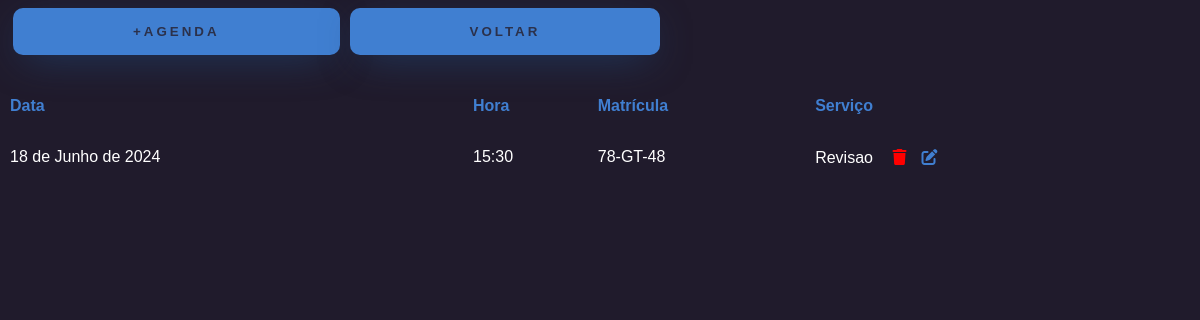
Page /agenda/ on the earlier database version.
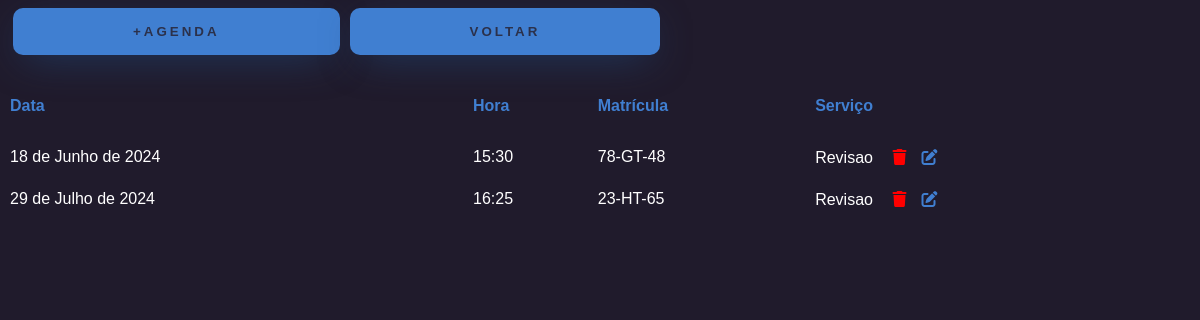
Same page on the later database version.
### app/models.py (models this page shows, shortened)
class Agenda(models.Model):
    data = models.DateField()
    hora = models.TimeField()
    matricula = models.ForeignKey(Carro,on_delete=models.CASCADE)
    telemovel = models.ForeignKey(Mecanico,on_delete=models.CASCADE)
    servico = models.TextField()

class Carro(models.Model):
    marca = models.CharField(max_length=100)
    modelo = models.CharField(max_length=100)
    matricula = models.CharField(max_length=20,primary_key=True)
    ano = models.IntegerField()
    telemovel = models.ForeignKey(Cliente,on_delete=models.CASCADE)
    def __str__(self)   :
        return self.matricula

### app/views.py (the view)
# urls.py: path('agenda/',agendas,name='url_agenda'),
def agendas(request):
    info = {}
    info['agendas'] = Agenda.objects.all()
    return render(request,'lista_agenda.html',info)

### app/templates/lista_agenda.html (shortened to what this page needs)
<!DOCTYPE html>
<html lang="en">
<head>
    {% load static %}
    <link rel="stylesheet" href="{% static 'listaagenda.css' %}">
</head>
<body>
    <div class="form-div">
        <form action="{% url 'url_nova_agenda'%}">
            <button type="submit" class="btn-login">+AGENDA</button>
        </form>
        <form action="{% url 'url_home'%}">
            <button class="btn-login">VOLTAR</button>
        </form>
    </div>
    <table>
        <tr>
            <th>Data</th>
            <th>Hora</th>
            <th>Matrícula</th>
            <th>Serviço</th>
        </tr>
        {% for agenda in agendas %}
        <tr>
            <td>{{agenda.data}}</td>
            <td>{{agenda.hora}}</td>
            <td>{{agenda.matricula}}</td>
            <td>{{agenda.servico}} <a href="deleteagenda/{{agenda.id}}"><i class="fa-solid fa-trash"></i></a><a href="editagenda/{{agenda.id}}"><i class="fa-solid fa-edit"></i></a></td>
        </tr>
        {% endfor %}
    </table>
</body>
</html>

Differences in the rows shown:
added Agenda: data "29 de Julho de 2024", hora "16:25", matricula "23-HT-65", servico "Revisao"
